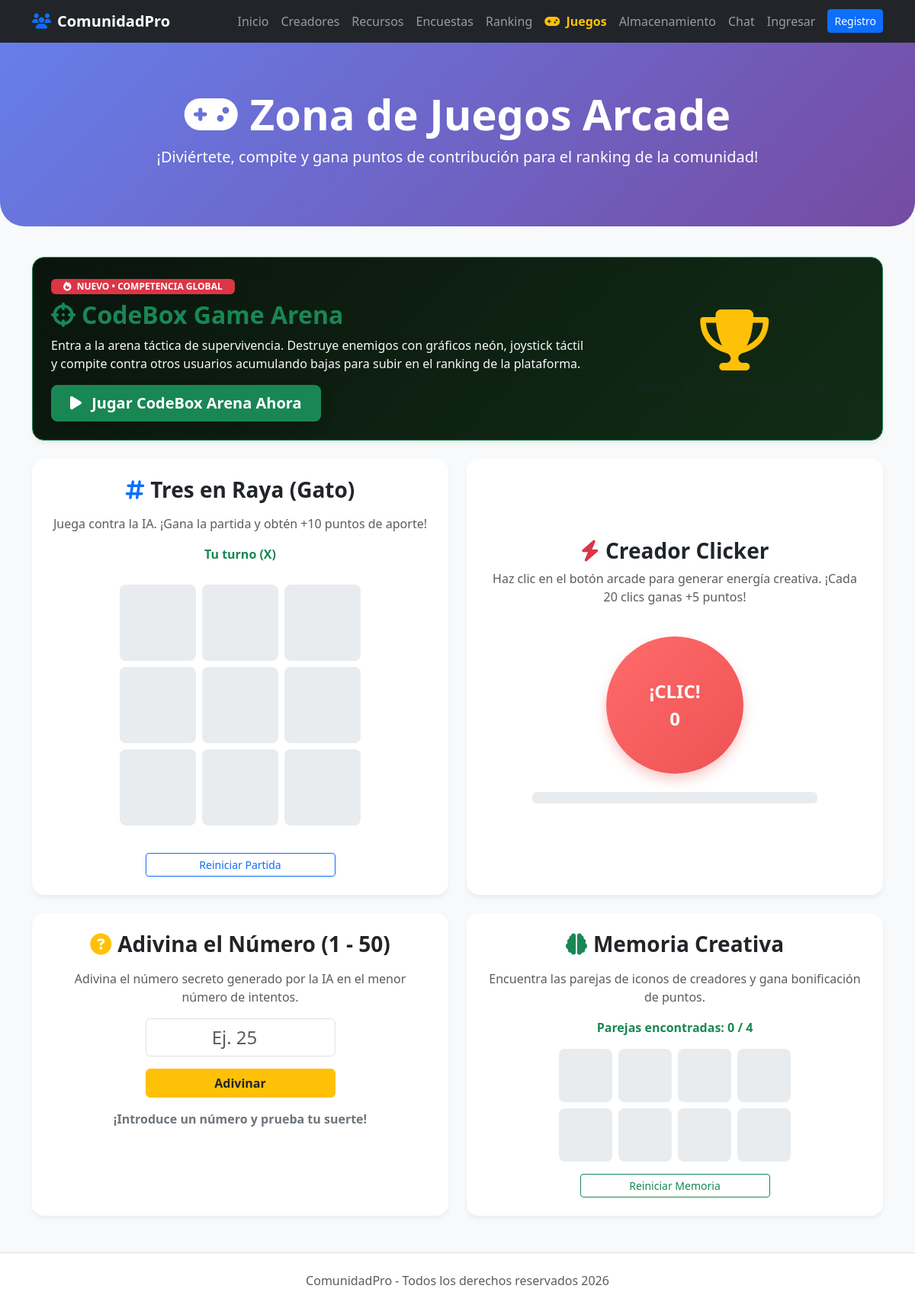
The app's page /juegos with its own data.
### tables this page shows
CREATE TABLE configuracion_plataforma (
            clave TEXT PRIMARY KEY,
            valor TEXT
        );

### gestor_comunidad.py (the view)
@app.route('/juegos')
def zona_juegos():
    user = get_current_user()
    return render_template('community_juegos.html', usuario=user)

### gestor_comunidad.py (called while the page is built, shortened)
def get_db_connection():
    conn = sqlite3.connect(DB_PATH, timeout=30.0)
    conn.row_factory = sqlite3.Row
    try:
        conn.execute("PRAGMA journal_mode=WAL;")
        conn.execute("PRAGMA synchronous=NORMAL;")
    except Exception:
        pass
    return conn

@app.context_processor
def inject_config():
    try:
        conn = get_db_connection()
        conn.row_factory = sqlite3.Row
        rows = conn.execute("SELECT clave, valor FROM configuracion_plataforma").fetchall()
        conn.close()
        cfg = {row['clave']: row['valor'] for row in rows}
    except Exception:
        cfg = {
            "titulo_plataforma": "ComunidadPro",
            "color_principal": "#667eea",
            "color_secundario": "#764ba2",
            "mensaje_bienvenida": "Únete a nuestros grupos oficiales y descubre talento de creadores independientes.",
            "footer_texto": "ComunidadPro - Todos los derechos reservados 2026",
            "modo_juegos_activo": "1"
        }
    return dict(cfg=cfg)

def get_current_user():
    return None

### templates/community_juegos.html (shortened to what this page needs)
<!DOCTYPE html>
<html lang="es">
<head>
    <link href="https://cdn.jsdelivr.net/npm/bootstrap@5.3.0/dist/css/bootstrap.min.css" rel="stylesheet">
    <link rel="stylesheet" href="https://cdnjs.cloudflare.com/ajax/libs/font-awesome/6.4.0/css/all.min.css">
</head>
<body>
    <nav class="navbar navbar-expand-lg navbar-dark bg-dark">
        <div class="container">
            <a class="navbar-brand fw-bold" href="{{ url_for('index') }}"><i class="fas fa-users text-primary me-2"></i>{{ cfg.titulo_plataforma }}</a>
            <div class="collapse navbar-collapse" id="navbarNav">
                <ul class="navbar-nav ms-auto">
                    <li class="nav-item"><a class="nav-link" href="{{ url_for('index') }}">Inicio</a></li>
                    <li class="nav-item"><a class="nav-link" href="{{ url_for('creadores') }}">Creadores</a></li>
                    <li class="nav-item"><a class="nav-link" href="{{ url_for('recursos') }}">Recursos</a></li>
                    <li class="nav-item"><a class="nav-link" href="{{ url_for('encuestas_vista') }}">Encuestas</a></li>
                    <li class="nav-item"><a class="nav-link" href="{{ url_for('ranking_comunidad') }}">Ranking</a></li>
                    <li class="nav-item"><a class="nav-link active fw-bold text-warning" href="{{ url_for('zona_juegos') }}"><i class="fas fa-gamepad me-1"></i> Juegos</a></li>
                    <li class="nav-item"><a class="nav-link" href="{{ url_for('almacenamiento_vista') }}">Almacenamiento</a></li>
                    <li class="nav-item"><a class="nav-link" href="{{ url_for('chat_comunidad_vista') }}">Chat</a></li>
                    {% if usuario %}
                        <li class="nav-item"><a class="nav-link" href="{{ url_for('dashboard') }}">Panel</a></li>
                        {% if usuario.rol == 'admin' %}
                            <li class="nav-item"><a class="nav-link text-warning" href="{{ url_for('admin_panel') }}">Admin</a></li>
                        {% endif %}
                        <li class="nav-item"><a class="btn btn-outline-light btn-sm ms-2 mt-1" href="{{ url_for('logout') }}">Salir</a></li>
                    {% else %}
                        <li class="nav-item"><a class="nav-link" href="{{ url_for('login') }}">Ingresar</a></li>
                        <li class="nav-item"><a class="btn btn-primary btn-sm ms-2 mt-1" href="{{ url_for('register') }}">Registro</a></li>
                    {% endif %}
                </ul>
            </div>
        </div>
    </nav>
    <div class="hero text-center">
        <div class="container">
            <h1 class="display-4 fw-bold"><i class="fas fa-gamepad me-3"></i>Zona de Juegos Arcade</h1>
            <p class="lead mt-2">¡Diviértete, compite y gana puntos de contribución para el ranking de la comunidad!</p>
        </div>
    </div>
    <div class="container mb-5">
        <div class="card bg-black text-white p-4 mb-4 border border-success position-relative overflow-hidden" style="background: linear-gradient(135deg, #0a140d 0%, #112d16 100%);">
            <div class="row align-items-center">
                <div class="col-lg-8">
                    <span class="badge bg-danger mb-2 px-3 py-1 fw-bold"><i class="fas fa-fire me-1"></i> NUEVO &bull; COMPETENCIA GLOBAL</span>
                    <h2 class="fw-bold text-success mb-2"><i class="fas fa-crosshairs me-2"></i>CodeBox Game Arena</h2>
                    <p class="text-light mb-3">Entra a la arena táctica de supervivencia. Destruye enemigos con gráficos neón, joystick táctil y compite contra otros usuarios acumulando bajas para subir en el ranking de la plataforma.</p>
                    <a href="{{ url_for('juego_arena') }}" class="btn btn-success btn-lg fw-bold px-4 shadow"><i class="fas fa-play me-2"></i> Jugar CodeBox Arena Ahora</a>
                </div>
                <div class="col-lg-4 text-center mt-3 mt-lg-0">
                    <div class="display-1 text-warning"><i class="fas fa-trophy"></i></div>
                    <small class="text-muted d-block mt-1">¡Gana +2 pts por cada baja en combate!</small>
                </div>
            </div>
        </div>
        <div class="row g-4">
            <div class="col-lg-6">
                <div class="card p-4 text-center h-100">
                    <h3 class="fw-bold mb-3"><i class="fas fa-hashtag text-primary me-2"></i>Tres en Raya (Gato)</h3>
                    <p class="text-muted">Juega contra la IA. ¡Gana la partida y obtén +10 puntos de aporte!</p>
                    <div id="statusTictactoe" class="fw-bold text-success mb-2">Tu turno (X)</div>
                    <div class="game-board" id="tictactoeBoard">
                        <div class="cell" onclick="makeMove(0)"></div>
                        <div class="cell" onclick="makeMove(1)"></div>
                        <div class="cell" onclick="makeMove(2)"></div>
                        <div class="cell" onclick="makeMove(3)"></div>
                        <div class="cell" onclick="makeMove(4)"></div>
                        <div class="cell" onclick="makeMove(5)"></div>
                        <div class="cell" onclick="makeMove(6)"></div>
                        <div class="cell" onclick="makeMove(7)"></div>
                        <div class="cell" onclick="makeMove(8)"></div>
                    </div>
                    <button class="btn btn-outline-primary btn-sm mt-3 w-50 mx-auto" onclick="resetTictactoe()">Reiniciar Partida</button>
                </div>
            </div>
            <div class="col-lg-6">
                <div class="card p-4 text-center h-100 d-flex flex-column justify-content-center align-items-center">
                    <h3 class="fw-bold mb-2"><i class="fas fa-bolt text-danger me-2"></i>Creador Clicker</h3>
                    <p class="text-muted">Haz clic en el botón arcade para generar energía creativa. ¡Cada 20 clics ganas +5 puntos!</p>
                    <div class="my-4">
                        <button class="clicker-btn" onclick="clickerAction()">¡CLIC!<br><span id="clickCount" class="fs-4">0</span></button>
                    </div>
                    <div class="progress w-75 mb-3" style="height: 15px;">
                    </div>
                </div>
            </div>
            <div class="col-lg-6">
                <div class="card p-4 text-center h-100">
                    <h3 class="fw-bold mb-3"><i class="fas fa-question-circle text-warning me-2"></i>Adivina el Número (1 - 50)</h3>
                    <p class="text-muted">Adivina el número secreto generado por la IA en el menor número de intentos.</p>
                    <div class="mb-3">
                        <input type="number" id="guessInput" class="form-control w-50 mx-auto text-center fs-4" min="1" max="50" placeholder="Ej. 25">
                    </div>
                    <button class="btn btn-warning fw-bold text-dark w-50 mx-auto mb-3" onclick="checkGuess()">Adivinar</button>
                    <div id="guessMessage" class="fw-bold text-secondary">¡Introduce un número y prueba tu suerte!</div>
                </div>
            </div>
            <div class="col-lg-6">
                <div class="card p-4 text-center h-100">
                    <h3 class="fw-bold mb-3"><i class="fas fa-brain text-success me-2"></i>Memoria Creativa</h3>
                    <p class="text-muted">Encuentra las parejas de iconos de creadores y gana bonificación de puntos.</p>
                    <div id="memoryScore" class="fw-bold text-success mb-3">Parejas encontradas: 0 / 4</div>
                    <div class="d-flex justify-content-center gap-2 flex-wrap mb-3" id="memoryCards" style="max-width: 320px; margin: 0 auto;">
                    </div>
                    <button class="btn btn-outline-success btn-sm w-50 mx-auto" onclick="initMemory()">Reiniciar Memoria</button>
                </div>
            </div>
        </div>
    </div>
    <footer class="text-center py-4 text-muted bg-white border-top">
        <div class="container"><p class="mb-0">{{ cfg.footer_texto }}</p></div>
    </footer>
</body>
</html>

### records on screen
configuracion_plataforma: titulo_plataforma "ComunidadPro"
configuracion_plataforma: footer_texto "ComunidadPro - Todos los derechos reservados 2026"
